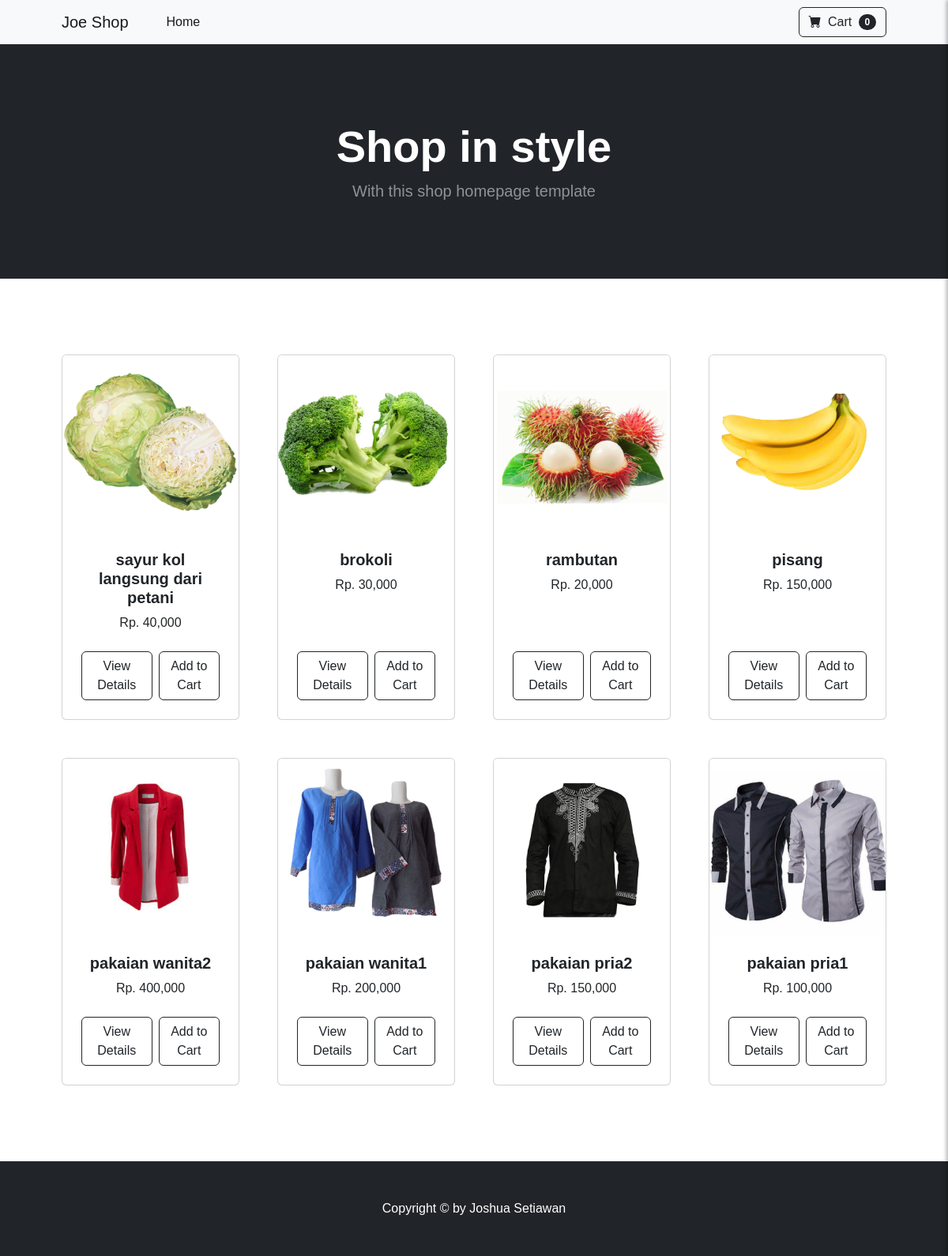
The page /cart.php on the database as committed earlier.
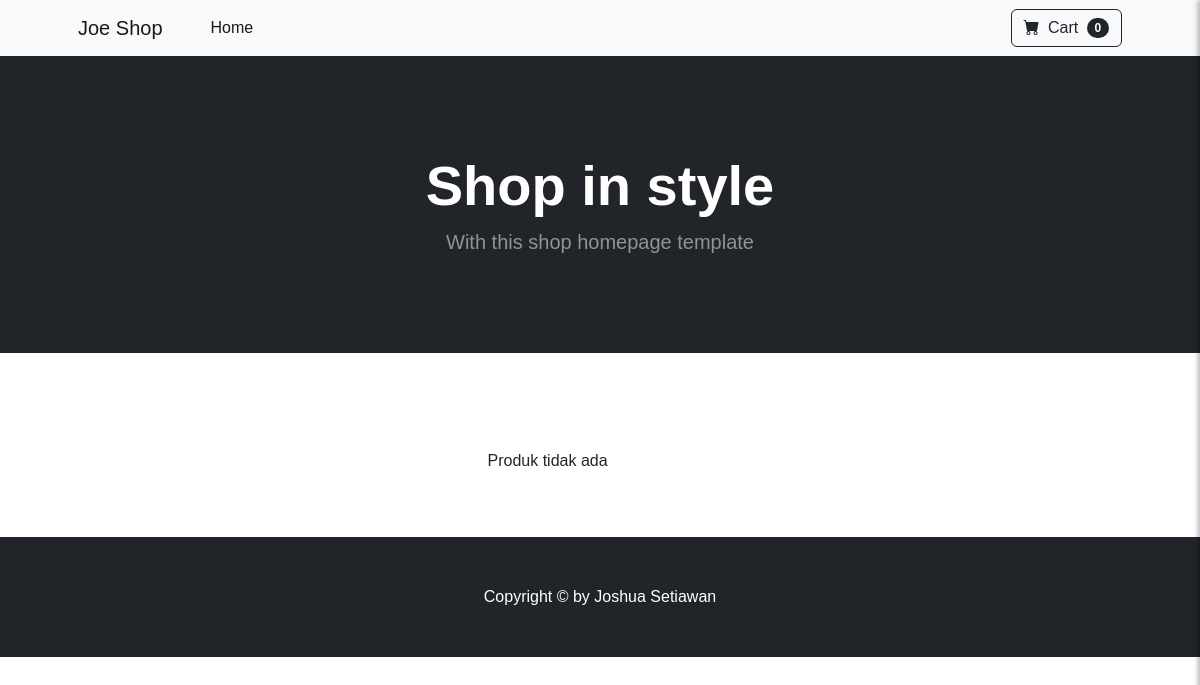
The same page on the database as committed later.
### tables this page shows
CREATE TABLE `tb_product` (
  `product_id` int(11) NOT NULL,
  `category_id` int(11) NOT NULL,
  `product_name` varchar(100) NOT NULL,
  `product_price` int(11) NOT NULL,
  `product_description` text NOT NULL,
  `product_image` varchar(100) NOT NULL,
  `product_status` tinyint(1) NOT NULL,
  `data_created` timestamp NOT NULL DEFAULT current_timestamp()
);

### cart.php (the view, shortened to what this page needs)
<?php
include 'db.php';
$cart_count = array_sum($_SESSION['cart']);
?>
<!DOCTYPE html>
<html lang="en">
<head>
    <link href="https://cdn.jsdelivr.net/npm/bootstrap-icons@1.5.0/font/bootstrap-icons.css" rel="stylesheet" />
    <link href="css/cart.style.css" rel="stylesheet" />
</head>
<body>
    <nav class="navbar navbar-expand-lg navbar-light bg-light">
        <div class="container px-4 px-lg-5">
            <a class="navbar-brand">Joe Shop</a>
            <div class="collapse navbar-collapse" id="navbarSupportedContent">
                <ul class="navbar-nav me-auto mb-2 mb-lg-0 ms-lg-4">
                    <li class="nav-item"><a class="nav-link active" aria-current="page" href="index.php">Home</a></li>
                </ul>
                <button class="btn btn-outline-dark" type="button" onclick="toggleCart()">
                    <i class="bi-cart-fill me-1"></i>
                    Cart
                    <span class="badge bg-dark text-white ms-1 rounded-pill"><?php echo $cart_count; ?></span>
                </button>
            </div>
        </div>
    </nav>
    <header class="bg-dark py-5">
        <div class="container px-4 px-lg-5 my-5" style="height: 60;">
            <div class="text-center text-white">
                <h1 class="display-4 fw-bolder">Shop in style</h1>
                <p class="lead fw-normal text-white-50 mb-0">With this shop homepage template</p>
            </div>
        </div>
    </header>
    <section class="py-5">
        <div class="container px-4 px-lg-5 mt-5">
            <div class="row gx-4 gx-lg-5 row-cols-2 row-cols-md-3 row-cols-xl-4 justify-content-center">
                <?php
                $produk = mysqli_query($conn, "SELECT * FROM tb_product WHERE product_status = 1 ORDER BY product_id DESC LIMIT 8");
                if(mysqli_num_rows($produk) > 0){
                    while($p = mysqli_fetch_array($produk)){
                ?>
                <div class="col mb-5">
                    <div class="card h-100">
                        <img class="card-img-top" src="produk/<?php echo $p['product_image'] ?>" alt="<?php echo $p['product_name'] ?>" />
                        <div class="card-body p-4">
                            <div class="text-center">
                                <h5 class="fw-bolder"><?php echo substr($p['product_name'], 0, 30) ?></h5>
                                Rp. <?php echo number_format($p['product_price']) ?>
                            </div>
                        </div>
                        <div class="card-footer p-4 pt-0 border-top-0 bg-transparent" font-size="1.25rem">
                            <div class="text-center">
                                <div class="d-flex justify-content-center gap-2">
                                    <a class="btn btn-outline-dark" href="detail-produk.php?id=<?php echo $p['product_id'] ?>">View Details</a>
                                    <form method="POST" action="cart.php">
                                        <button type="submit" class="btn btn-outline-dark">Add to Cart</button>
                                    </form>
                                </div>
                            </div>
                        </div>
                    </div>
                </div>
                <?php }}else{ ?>
                <p>Produk tidak ada</p>
                <?php } ?>
            </div>
        </div>
    </section>
    <footer class="py-5 bg-dark">
        <div class="container">
            <p class="m-0 text-center text-white">Copyright &copy; by Joshua Setiawan</p>
        </div>
    </footer>
</body>
</html>

Rows that differ between the two databases and show on the page:
removed tb_product: product_image (picture), product_name "sayur kol langsung dari petani", product_price "40,000"
removed tb_product: product_image (picture), product_name "brokoli", product_price "30,000"
removed tb_product: product_image (picture), product_name "rambutan", product_price "20,000"
removed tb_product: product_image (picture), product_name "pisang", product_price "150,000"
removed tb_product: product_image (picture), product_name "pakaian wanita2", product_price "400,000"
removed tb_product: product_image (picture), product_name "pakaian wanita1", product_price "200,000"
removed tb_product: product_image (picture), product_name "pakaian pria2", product_price "150,000"
removed tb_product: product_image (picture), product_name "pakaian pria1", product_price "100,000"
Other text that changed with them:
text now shown: "Produk tidak ada"
